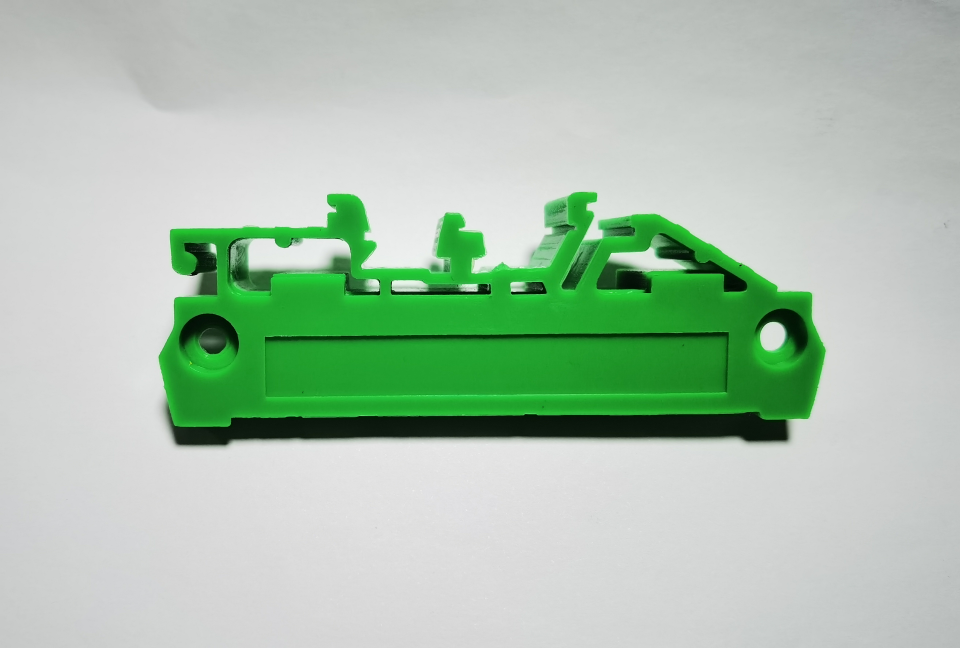
#> input picture 绿色.jpg, 3840 x 2592 px, given in place of the camera (shown at 1/4 size)
$ python color.py
#> lines starting #> are read from the running program, lines starting #| are printed output that depends on the picture; after the words box and inside, x2 and y2 are one past the last pixel; in counts of white or black regions, pixels touching at a corner belong together
import cv2
import numpy as np
import math

# LAB color thresholds (from your original script)
# LAB 颜色阈值（源自您原本的脚本）
lower = np.array([94, 44, 139])     # LAB minimum values (Color 1) / LAB 最小值（颜色 1）
upper = np.array([232, 115, 192])   # LAB maximum values (Color 1) / LAB 最大值（颜色 1）

lower2 = np.array([193, 0, 0])      # Alternative LAB minimum values (Color 2) / 备选 LAB 最小值（颜色 2）
upper2 = np.array([206, 119, 202])  # Alternative LAB maximum values (Color 2) / 备选 LAB 最大值（颜色 2）

# CHANGED: 0 targets the default built-in webcam. Try 1 or 2 if you have external USB cams.
# 已修改：0 代表默认的内置摄像头。如果您连接了外置 USB 摄像头，可以尝试修改为 1 或 2。
cap = cv2.VideoCapture(0)
cap.set(3, 640)  # Set video width / 设置视频帧宽度
cap.set(4, 480)  # Set video height / 设置视频帧高度

# Check if the webcam opened successfully / 检查摄像头是否成功打开
if not cap.isOpened():
    print("Cannot open camera / 无法打开摄像头")
    exit()

while True:
    # Capture frame-by-frame / 逐帧读取视频画面
    ret, img = cap.read()
#> img is the input picture: shape (2592, 3840, 3); mean B, G, R 174.5, 194.9, 171.7

    # img = cv2.flip(img, 1) # Uncomment this if you want a mirror effect for the webcam
    # img = cv2.flip(img, 1) # 如果需要镜像翻转画面（符合自拍视角），请取消本行注释

    # Check if the frame was received correctly / 检查是否成功接收到画面帧
    if not ret:
        print("Cannot receive frame / 无法接收画面帧")
        break

    # Convert image from BGR to LAB color space
    # 将图像从默认的 BGR 格式转换为 LAB 色彩空间
    frame_lab = cv2.cvtColor(img, cv2.COLOR_BGR2LAB)
#> frame_lab: shape (2592, 3840, 3); mean of channels 0, 1, 2 196, 117.7, 136.2

    # Create a binary mask: pixels within the thresholds become white (255), others black (0)
    # 创建二值化掩膜：在阈值范围内的像素变白(255)，其余区域变黑(0)
    frame_mask = cv2.inRange(frame_lab, lower, upper)
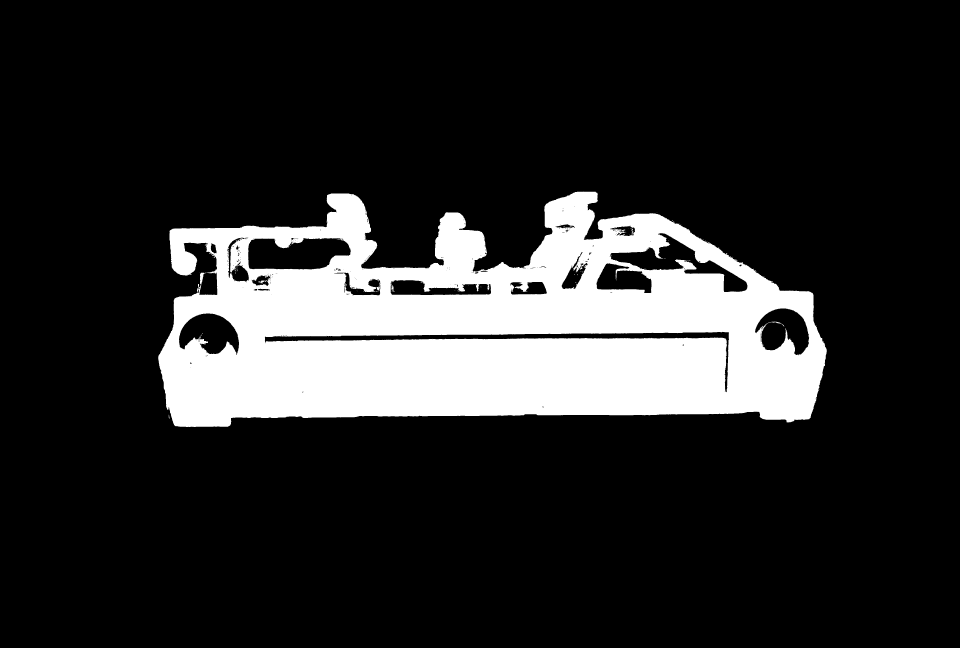
#> frame_mask: shape (2592, 3840) (shown at 1/4 size); 16.3% white; 105 white regions (97 under 20 px), largest, box (x1, y1, x2, y2) and area: (633, 766, 3307, 1708) 1617645, (1506, 1131, 1519, 1165) 168, (2487, 918, 2501, 926) 55

    # Morphological operations to filter background noise
    # 执行形态学操作以滤除背景噪点

    # 1. Open operation (Erosion followed by Dilation) to remove small white dots (noise)
    # 1. 开运算（先腐蚀后膨胀），用于消除图像中微小的白色噪点
    opened = cv2.morphologyEx(
        frame_mask, cv2.MORPH_OPEN, np.ones((3, 3), np.uint8)
    )
#> opened: shape (2592, 3840); 16.2% white; 33 white regions (16 under 20 px), largest, box (x1, y1, x2, y2) and area: (633, 767, 3307, 1708) 1613738, (800, 1091, 817, 1136) 473, (788, 1142, 804, 1167) 180

    # 2. Close operation (Dilation followed by Erosion) to fill small black holes inside the target
    # 2. 闭运算（先膨胀后腐蚀），用于填补目标物体内部的黑色小孔洞
    closed = cv2.morphologyEx(
        opened, cv2.MORPH_CLOSE, np.ones((3, 3), np.uint8)
    )
#> closed: shape (2592, 3840); 16.2% white; 14 white regions (5 under 20 px)

    # Find the edges/contours of the isolated shapes in the binary image
    # 在二值化图像中寻找被孤立形状的边缘/轮廓
    contours = cv2.findContours(
        closed, cv2.RETR_EXTERNAL, cv2.CHAIN_APPROX_SIMPLE
    )[-2]
#> contours = 4 contours, 1 with area under 20; largest, box (x1, y1, x2, y2) and area: (633, 767, 3307, 1708) 1835350, (800, 1091, 817, 1136) 423, (788, 1136, 804, 1167) 204

    # Iterate through each detected contour / 遍历检测到的每一个轮廓
    for contour in contours:
        area = cv2.contourArea(contour)  # Get target contour area / 计算当前轮廓的面积
        color = (0, 0, 255)              # Outer bounding box color (BGR format - Red) / 外接矩形框的颜色（BGR 格式 - 红色）

        # Only label and box the target if its area is larger than 300 pixels
        # 仅当轮廓面积大于 300 像素时才进行标记和框选（过滤过小的干扰物）
        if area > 300:
            # Calculate the straight bounding rectangle coordinates / 计算物体的正外接矩形坐标
            x, y, w, h = cv2.boundingRect(contour)

            # Draw the rectangle on the original color image / 在原始彩色图像上绘制矩形框
            img = cv2.rectangle(
                img, (x, y), (x + w, y + h), color, 3
            )
#> this loop made 4 passes
#> (area, x, y, w, h) on passes 2, 4: (423, 800, 1091, 17, 45), (1835350, 633, 767, 2674, 941)
#> area on pass 1: 204.5

    # Render and display the processed frame / 渲染并显示处理后的窗口画面
    cv2.imshow("color", img)

    # Wait for 30ms and capture key presses / 等待 30 毫秒并捕获键盘输入
    k = cv2.waitKey(30) & 0xff
#> (key Esc is pressed here)
    if k == 27: # Press 'ESC' key to quit / 如果按下 'ESC' 键（ASCII 码为 27）则退出循环
        break

# Release the camera and destroy all windows / 释放摄像头资源并销毁所有 OpenCV 窗口
cap.release()
cv2.destroyAllWindows()
